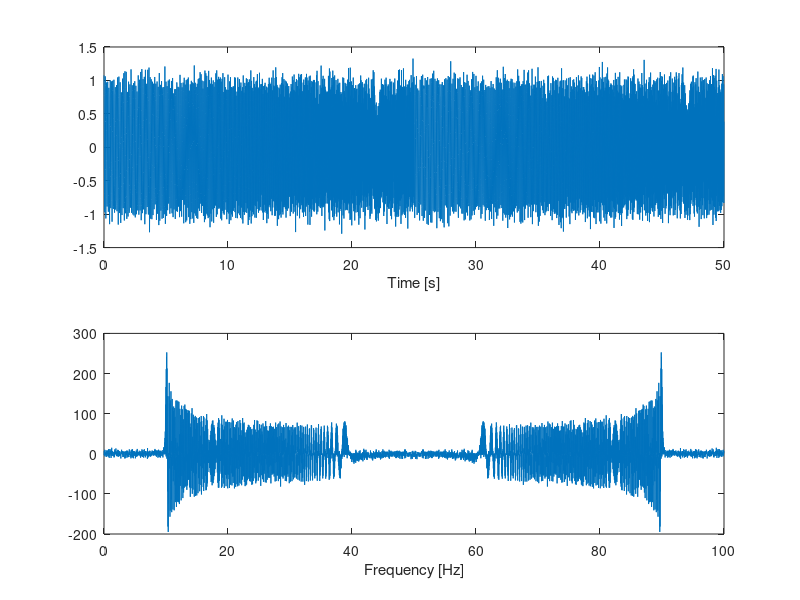

The MATLAB script that drew this image: (Note: this script raises an error after producing the figure.)
% Homework 4 - Adaptive filtering
% Matheus Bernat (matvi959)

addpath ../CourseLib
addpath ../dsp

%% ============================== Question 1 ==============================
% Methods to estimate and track the frequencies of a signal

signal = load('y.mat');
y = signal.y;
N = length(y);
fs = 100; % [Hz]
T = 1/fs; % [s]
timeVec = (0:N-1)*T;
freqHz = (0:N-1)*fs/N;
%sound(y)

figure(1);
subplot(2,1,1); plot(timeVec, y); xlabel('Time [s]');
Y = fft(y);
subplot(2,1,2); plot(freqHz,Y); xlabel('Frequency [Hz]');
%% ----------- Non-parametric method: Spectrogram

figure(2);
spectrogram(y, kaiser(128,18),120,128,fs,'yaxis');
title('Spectrogram for chirp');

%% ----------- Parametric method: AR-model and adaptive filter (page 347)
% Adaptive filters can be used to analyze the frequency content of a signal
% as a function of time.

% Select best model order
figure(44);
arorder(y,70);
legend('Minimal loss function','Akaikes information criterion (AIC)',...
    'Akikes information criterion B (BIC)');
xlabel('AR-model order');
maxOrder = 100;

bestOrder = 2;

% According to the AIC/BIC values in the plot above, model orders of 2, 4,
% 6 and 8 are interesting given that big drops in the values of AIC/BIC
% happens then. Model order 2 is chosen to continue the exercise, since a
% chirp signal is made of a sine with increasing frequency, and sines
% z-transform contains only 2 poles.

%% Calculate model parameters theta and errors
clc;
% ---------------- LMS, page 336
mu = 0.15;                                         % step-length
[th_lms, err_lms] = my_arlms(y, bestOrder, mu);    % model parameters and error through time

% ---------------- RLS, page 340
lambda = 0.92;                                      % forgetting-factor 
[th_rls,Pt_rls,err_rls] = arrls(y, bestOrder, lambda);

% lambda is a design parameter, between 0 and 1. If it equals 1: all errors
% in the loss function are considered

% ---------------- KF 
Q = [0.05 0; 0 0];  % process noise covariance
[th_kf,Pt_kf,err_kf] = my_arkf(y, bestOrder, Q); 

% Q is a design parameter, it stands for the covariance of process noise.
% It is a 2x2 matrix.

%---------------- Total tracking errors
totalErr_lms = sum(err_lms) % 8.8028
totalErr_rls = sum(err_rls) % 11.9827
totalErr_kf = sum(err_kf)   % 13.0962

% QUESTION: Which filter has the smallest tracking error?

% ANSWER: with the current design parameters, the filter that gives the
% smallest tracking error is the model parameters chosen by LMS. 

%% Calculate angles of roots of the transfer functions by LMS, RLS & KF

poleArgs_lms = zeros(N, bestOrder);
poleArgs_rls = zeros(N, bestOrder);
poleArgs_kf = zeros(N, bestOrder);

for t = 1:N
    poleArgs_lms(t,:) = angle(roots([1 th_lms(:,t)']));
    poleArgs_rls(t,:) = angle(roots([1 th_rls(:,t)']));
    poleArgs_kf(t,:) = angle(roots([1 th_kf(:,t)']));
end

% By getting the roots of the denominator of H(q) (where y(t)=H(q)*e(t)),
% we find where the poles of this transfer function are. Then, we calculate
% the angles to each one of these 45 poles, for each time t from 1 to 5000.

%% Plot estimated frequencies against spectrogram

% ANSWER: See plot below.

clf;

figure(6);
spectrogram(y, kaiser(128,18),120,128,fs,'yaxis');
colormap gray;
title('Spectrogram for chirp & frequency tracking by LMS');
hold on;
plot(timeVec, poleArgs_lms(:,1)*fs/(2*pi),'LineWidth',1);
legend('LMS tracked frequency');

figure(7);
spectrogram(y, kaiser(128,18),120,128,fs,'yaxis');
colormap gray;
title('Spectrogram for chirp & frequency tracking by RLS');
hold on;
plot(timeVec, poleArgs_rls(:,1)*fs/(2*pi), '-r', 'LineWidth',1);
legend('RLS tracked frequency');

figure(8);
spectrogram(y, kaiser(128,18),120,128,fs,'yaxis');
colormap gray;
title('Spectrogram for chirp & frequency tracking by KF');
hold on;
plot(timeVec, poleArgs_kf(:,1)*fs/(2*pi),'-y', 'LineWidth',1);
legend('KF tracked frequency');

% All plots in one figure:
figure(9);clf;
spectrogram(y, kaiser(128,18),120,128,fs,'yaxis');
colormap gray;
hold on; plot(timeVec, poleArgs_lms(:,1)*fs/(2*pi),'LineWidth',1);
hold on; plot(timeVec, poleArgs_rls(:,1)*fs/(2*pi), 'LineWidth',1);
hold on; plot(timeVec, poleArgs_kf(:,1)*fs/(2*pi), 'LineWidth',1);
legend('LMS','RLS','KF');
title('Spectrogram for chirp & frequency tracking by LMS, RLS & KF');

% QUESTION: How can the fact the Kalman filter allows for different 
% adaption rates of the model parameters be used to improve the performance 
% of the frequency tracking?   

% ANSWER: The Q matrix (process noise covariance matrix) does not need to
% be diagonal. If we set Q = [q 0; 0 0] we'll only permit a1 to adapt while
% a2 will converge to a constant value. So one can model the Q-matrix
% depending on the wished radius of the poles. Better tracking with the KF 
% was achieved when setting the Q-matrix this way.

%% Plot estimated time against estimated frequencies

% LMS
figure(3);
subplot(2,1,1);plot(timeVec,th_lms);
title('Parameter tracking LMS');
xlabel('Time [s]');
legend('a_1','a_2');

subplot(2,1,2);plot(timeVec, poleArgs_lms);
title('Angles of poles given by LMS');
xlabel('Time [s]');
subplot(2,1,2);
legend('$\varphi_1$', '$\varphi_2$','Interpreter','latex');

% RLS
figure(4);
subplot(2,1,1);plot(timeVec,th_rls);
title('Parameter tracking RLS');
xlabel('Time [s]');
legend('a_1','a_2');

subplot(2,1,2);plot(timeVec, poleArgs_rls);
title('Angles of poles given by RLS');
xlabel('Time [s]');
subplot(2,1,2);
legend('$\varphi_1$', '$\varphi_2$','Interpreter','latex');

% LMS
figure(5);
subplot(2,1,1);plot(timeVec,th_kf);
title('Parameter tracking KF');
xlabel('Time [s]');
legend('a_1','a_2');

subplot(2,1,2);plot(timeVec, poleArgs_kf);
title('Angles of poles given by KF');
xlabel('Time [s]');
subplot(2,1,2);
legend('$\varphi_1$', '$\varphi_2$','Interpreter','latex');


%% Help functions

function [th, err] = my_arlms(y,order,mu)
    N = length(y);
    th = zeros(order, N); % model order rows & N columns
    err = zeros(1,N);
    
    % phi(i) for i < order is set to 0. Therefore the for-loop starts
    % on order+1. See e.g. solution of exercise 9.6
    for t = (order+1):N
        phi = -y(t-1:-1:t-order, :); % See definition of phi in lecture 6
        th(:,t) = th(:,t-1) + mu*phi*(y(t) - phi'*th(:, t-1)); % page 337
        err(:,t) = y(t) - phi'*th(:,t); % Difference between real value and prediction
    end
end

function [tht,Pt,epsi]=my_arkf(y,na,Q)
%RLS for adaptive AR parameter estimation
if nargin<3; Q=0.01*eye(na); end
N=length(y);
th=zeros(na,1);
P=100*eye(na);
for t=na+1:N
    phi=-y(t-1:-1:t-na,:); 
    K=P*phi./(1+phi'*P*phi);
    P=P-K*phi'*P+Q;
    epsi(:,t)=y(t)-phi'*th;
    th=th+K*epsi(:,t);
    tht(:,t)=th; Pt(:,:,t)=P;
end
end